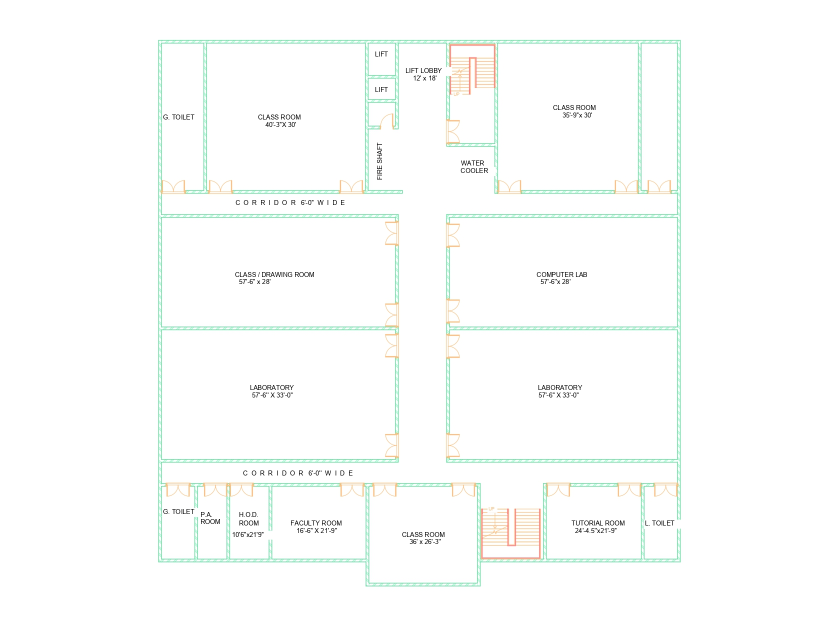
#> input picture kiet_2nd_floor.jpg, 1650 x 1275 px (shown at 1/2 size)
$ python a.py
#> lines starting #> are read from the running program, lines starting #| are printed output that depends on the picture
import matplotlib.pyplot as plt
import numpy as np
from PIL import Image
import time

# Load Floor Image
floor_image_path = "kiet_2nd_floor.jpg"
img = Image.open(floor_image_path).transpose(Image.FLIP_TOP_BOTTOM)
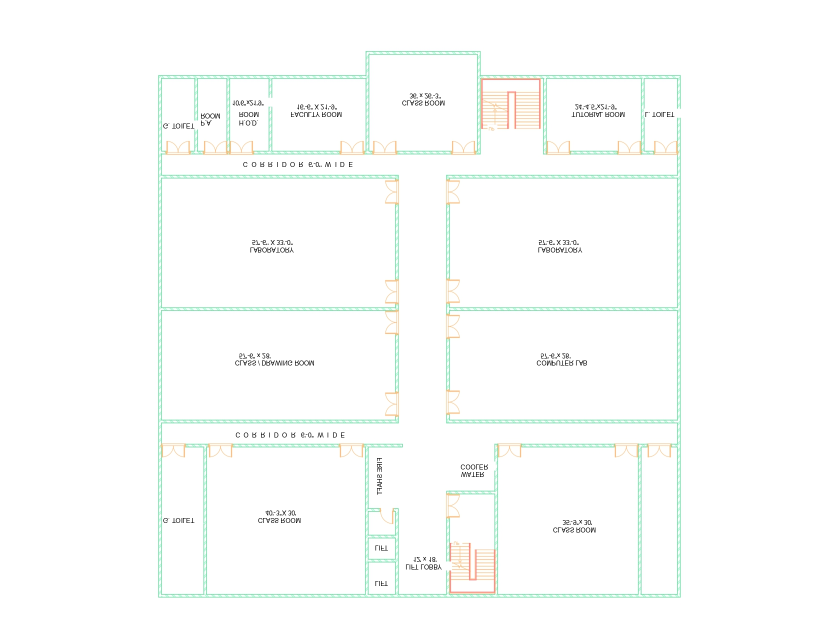
#> img: PIL image 1650x1275 RGB (shown at 1/2 size); mean R, G, B 251.1, 252.9, 251.5

# Initialize Position
x_pos, y_pos = 500, 400
scaling_factor = 1 / 100

# Plot Setup
plt.ion()
fig, ax = plt.subplots(figsize=(10, 8))

# Display Floor Plan Once
ax.imshow(img, extent=[0, 1650, 0, 1275], origin="upper")
scatter_plot = ax.scatter(x_pos, y_pos, color="red", s=50)  # Initial Position Marker

ax.set_xlim(0, 1650)
ax.set_ylim(0, 1275)
ax.set_title("Real-time Movement on Floor Plan", fontsize=14, fontweight="bold")

# Main Loop for Updates
while True:
    print("Updating position...")

    # Simulated Data (Replace with Firebase Data)
    x_raw, y_raw = np.random.randint(-10, 10, size=2)  # Example accelerometer data
    azimuth_deg = 45  # Example azimuth
    azimuth_rad = np.radians(azimuth_deg)

    # Adjust Position
    x_adjusted = (x_raw * np.cos(azimuth_rad) - y_raw * np.sin(azimuth_rad)) * scaling_factor
    y_adjusted = (x_raw * np.sin(azimuth_rad) + y_raw * np.cos(azimuth_rad)) * scaling_factor

    x_pos += x_adjusted
    y_pos += y_adjusted
    x_pos = np.clip(x_pos, 0, 1650)
#> (the run stopped early here; a loop or call above may not have finished)
